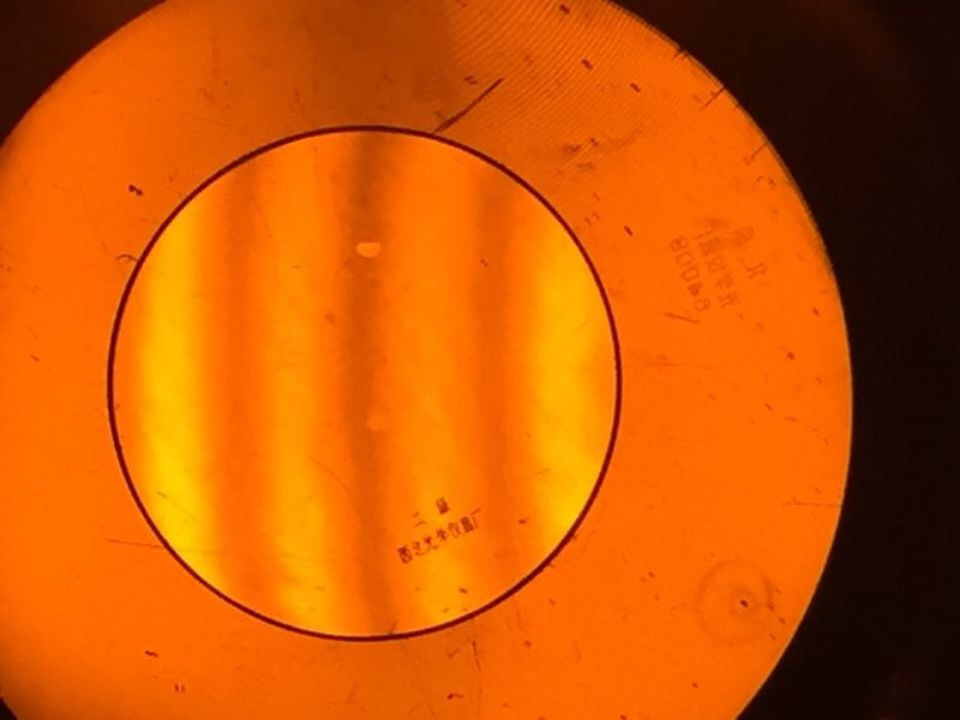
%> input picture photo/1.jpg, 960 x 720 px
$ octave main.m   (GNU Octave 9; MATLAB toolbox functions it lacks are replaced by stand-ins)
%> lines starting %> are read from the running program, lines starting %| are printed output that depends on the picture; in (x1, y1, x2, y2) boxes, pixels count from 0 and x2, y2 are one past the last pixel; in counts of white or black regions, pixels touching at a corner belong together; the program's own positions count from 1
### Circle_Region_seg.m
function out = Circle_Region_seg( bw )
% 提取感兴趣区域
% 发现图中的面积在250——300之间的圆形子区域
[c,r]=imfindcircles(bw,[250 300],'ObjectPolarity','dark','Sensitivity',.97);
figure;
subplot(131);
imshow(bw);
% 在原图中标记圆心为c半径为r的圆形区域
viscircles(c,r);
title('检测圆');

%提取圆形区域
ln=Circle_Region_Extract(bw,r,c);
subplot(132);
imshow(ln);
title('提取圆形区域')

% dimention = 540;
% radius = 270;
radius=ceil(r);      %半径
dimention=2*radius;
xx = zeros(dimention, dimention);
center_x = round(size(xx,1)/2); %xx的中心点坐标
center_y = round(size(xx,2)/2);
center_x1=floor(c(1,2));   %原图圆心坐标
center_y1=floor(c(1,1));
for i = 1: size(xx, 1)
    for j = 1: size(xx,2)
        temp = sqrt((i-center_x)^2+(j-center_y)^2);
        if(temp <= radius)
            xx(i, j) = ln(center_x1-radius+i+1,center_y1-radius+j+1);
        end
    end
end
% figure;
out=xx;
subplot(133);
imshow(out);
title('分割出来感兴趣区域');

end

### Circle_Region_Extract.m
function ln=Circle_Region_Extract(Image,Radius,Center)
if ~(abs(Center(1)-Radius)<0 & abs(Center(2)-Radius)<0)
    [m,n,z]=size(Image);
    [X,Y]=meshgrid(1:n,1:m);
    R_temp=sqrt((X-Center(1)).^2+(Y-Center(2)).^2);
    R_temp1=R_temp<=Radius;
    if(numel(size(Image))>2)
        R_Out=R_temp1.*im2double(Image(:,:,1));
        G_Out=R_temp1.*im2double(Image(:,:,2));
        B_Out=R_temp1.*im2double(Image(:,:,3));
        ln(:,:,1)=R_Out;
        ln(:,:,2)=G_Out;
        ln(:,:,3)=B_Out;
    else
        ln=R_temp1.*im2double(Image);
    end
else
    disp('exceed Radius');
end
% imshow(ln);

### Threshold_seg.m
function out = Threshold_seg( xx,radius )
%Threshold_seg( xx,radius )函数，一个自定义阈值分割函数
% 针对明暗度不同的感兴趣区域，将其划分开分别进行阈值分割
% xx是图像，radius是圆形感兴趣区域的半径

dimention=2*radius;   %直径
x1=zeros(radius,dimention);
for i=1:radius
    for j=1:dimention
        x1(i,j)=xx(i,j);
    end
end
% [4 lines of commented-out code are left out]

x2=zeros(radius,dimention);
for i=1:radius
    for j=1:dimention
        x2(i,j)=xx(i+radius,j);
    end
end
% subplot(234);
% imshow(x2);
% title('下半部分灰度图');
%%
%
%  阈值分割
%
I1=im2uint8(x1);  %把图像数据转为uint8类型
I2=im2uint8(x2);
% [8 lines of commented-out code are left out]

[width,height]=size(I1);
Image1=I1;
T1=140;     %手动设定一个转换阈值
for i=1:width
    for j=1:height
        if(I1(i,j)<T1)
            Image1(i,j)=0;
        else
            Image1(i,j)=1;
        end
    end
end
Image1=logical(uint8(round(Image1)));
% subplot(233);
% imshow(Image1),title('上半部分人工阈值进行分割');

[width,height]=size(I2);
Image2=I2;
T2=140;
for i=1:width
    for j=1:height
        if(I2(i,j)<T2)
            Image2(i,j)=0;
        else
            Image2(i,j)=1;
        end
    end
end
Image2=logical(uint8(round(Image2)));
% subplot(236);
% imshow(Image2),title('下半部分人工阈值进行分割');

M=zeros(dimention,dimention);
for i=1:radius
    for j=1:dimention
        M(i,j)=Image1(i,j);
    end
end

for i=1:radius
    for j=1:dimention
        M(i+radius,j)=Image2(i,j);
    end
end
out=M;
% [4 lines of commented-out code are left out]

end

### Center_Line_Extract.m
function ln = Center_Line_Extract( fo )
%UNTITLED Summary of this function goes here
%   Detailed explanation goes here
binaryImage = ~fo;

% Skeletonize
skeletonizedImage = bwmorph(binaryImage, 'skel', inf);
% distance transform.
Dist_Img = bwdist(~binaryImage);
% multiply
CenLine_Img = Dist_Img .* single(skeletonizedImage);
% binarize
T_level = 0.65;
CenLine_Img = uint8(255*im2bw(CenLine_Img, T_level));

% [24 lines of commented-out code are left out]
ln=logical(CenLine_Img );

end

### main.m
close all
clc
clear;
%%
% 读取图像
[filename, pathname] = uigetfile('*.jpg', '读取图片文件'); %选择图片文件
%> the answer given: photo/1.jpg
pathfile=fullfile(pathname, filename);  %获得图片路径
rgb=imread(pathfile);
%> rgb is the input picture: size 720x960x3 uint8; mean R, G, B 201.5, 87.5, 2.6
rgb=imresize(rgb,[720,960]);
[m,n,z]=size(rgb);
%> m = 720; n = 960; z = 3
% 灰度转换
if(z>2)
    bw=rgb2gray(rgb);
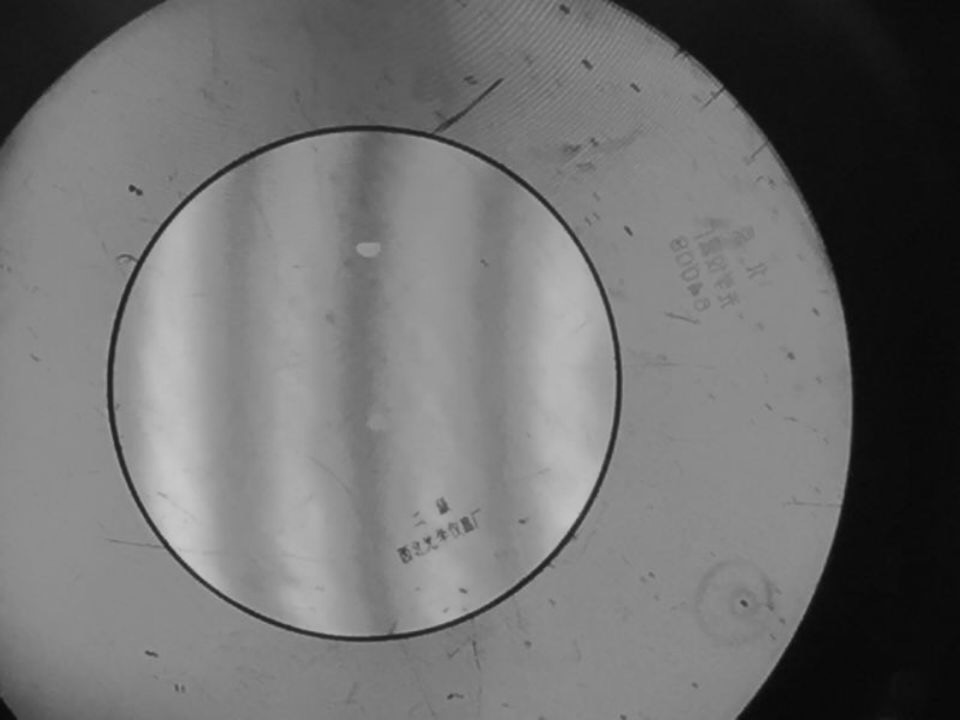
%> bw: size 720x960 uint8; min 7, max 200, mean 111.9
end
%%
% 提取感兴趣区域
xx = Circle_Region_seg( bw );
%> in Circle_Region_seg, `[c,r]=imfindcircles(bw,[250 300],'ObjectPolarity','dark','Sensitivity'..`: c = [365.2 384.3]; r = 257.6
%> in Circle_Region_Extract, `R_temp1=R_temp<=Radius;`:
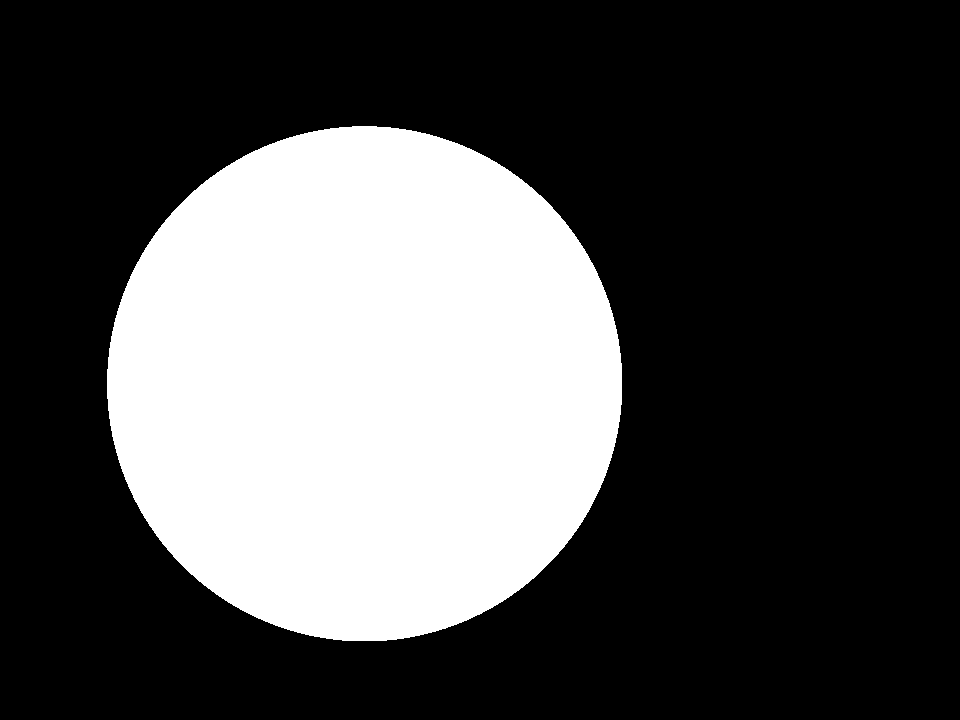
%> R_temp1: size 720x960 logical; 30.2% white; 1 white region, box (x1, y1, x2, y2) and area: (107, 126, 622, 641) 208539
%> in Circle_Region_seg, `radius=ceil(r);`: radius = 258
%> in Circle_Region_seg, `dimention=2*radius;`: dimention = 516
%> in Circle_Region_seg, `xx = zeros(dimention, dimention);`: xx: size 516x516 double; every value is 0
%> in Circle_Region_seg, `center_x1=floor(c(1,2));`: center_x1 = 384
%> in Circle_Region_seg, `center_y1=floor(c(1,1));`: center_y1 = 365
%> after the loop in Circle_Region_seg, `for i = 1: size(xx, 1)`:
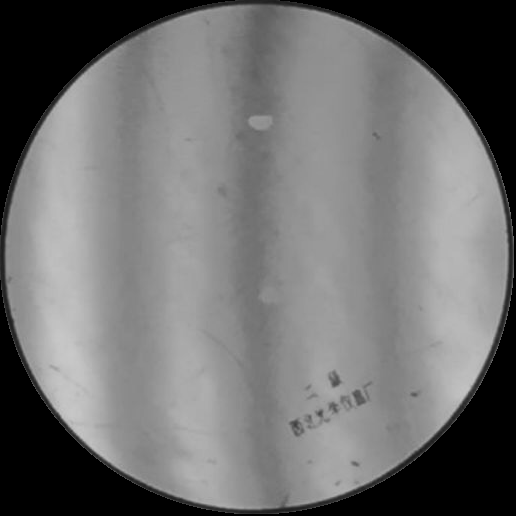
%> xx: size 516x516 double; min 0, max 0.784, mean 0.442
% [4 lines of commented-out code are left out]
%%
%  阈值分割
[m,n]=size(xx);
%> m = 516; n = 516
radius=m/2;
%> radius = 258
dimention=m;
%> dimention = 516
M=Threshold_seg( xx,radius );
%> after the loop in Threshold_seg, `for i=1:radius`:
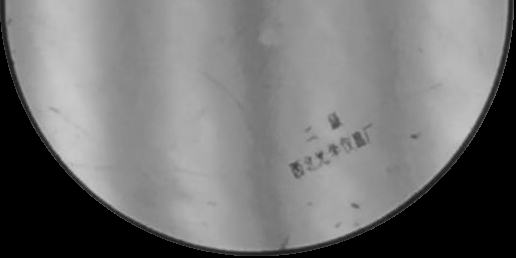
%> x2: size 258x516 double; min 0, max 0.784, mean 0.452
%> after the loop in Threshold_seg, `for i=1:width`: Image1: size 258x516 uint8; values 0 (black) and 1 (white), 46.9% white; 27 white regions (20 under 20 px), largest, box (x1, y1, x2, y2) and area: (142, 7, 232, 258) 16525, (280, 11, 364, 258) 16390, (7, 49, 117, 258) 15048
%> after the loop in Threshold_seg, `for i=1:width`:
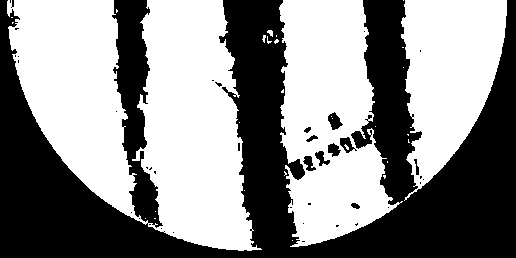
%> Image2: size 258x516 uint8; values 0 (black) and 1 (white), 54.5% white; 40 black regions (30 under 20 px), largest, box (x1, y1, x2, y2) and area: (0, 0, 516, 258) 59635, (328, 112, 343, 130) 156, (340, 137, 357, 153) 131
%> after the loop in Threshold_seg, `for i=1:radius`:
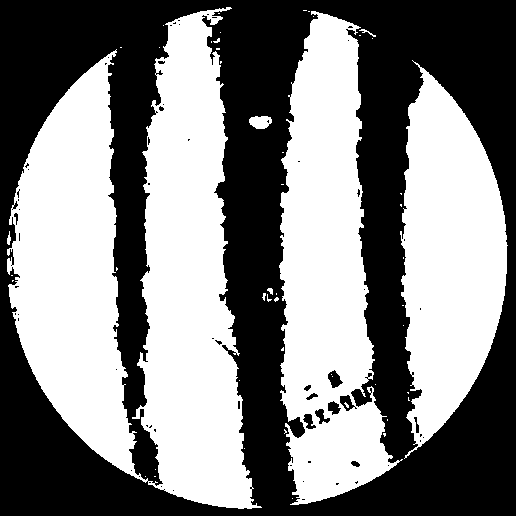
%> M: size 516x516 double; values 0 (black) and 1 (white), 50.7% white; 65 black regions (54 under 20 px), largest, box (x1, y1, x2, y2) and area: (0, 0, 516, 516) 130222, (328, 370, 343, 388) 156, (340, 395, 357, 411) 131

%%
%
%  形态学处理
%
% se=strel('square',5');%方型结构元素
se=strel('disk',9');%圆盘型结构元素
fc=imclose(M,se);%直接闭运算
%> fc: size 516x516 double; values 0 (black) and 1 (white), 52.9% white; 3 black regions, box (x1, y1, x2, y2) and area: (0, 0, 516, 516) 124015, (132, 436, 157, 476) 783, (124, 368, 145, 410) 725
fo=imopen(fc,se);%直接开运算
%> fo: size 516x516 double; values 0 (black) and 1 (white), 52.3% white; 1 black region, box (x1, y1, x2, y2) and area: (0, 0, 516, 516) 127134

%%
%
%  条纹中心线提取
%
fo4=Center_Line_Extract( fo );
%> in Center_Line_Extract, `skeletonizedImage = bwmorph(binaryImage, 'skel', inf);`: skeletonizedImage: size 516x516 logical; 1.9% white in thin lines or dots
%> in Center_Line_Extract, `CenLine_Img = Dist_Img .* single(skeletonizedImage);`:
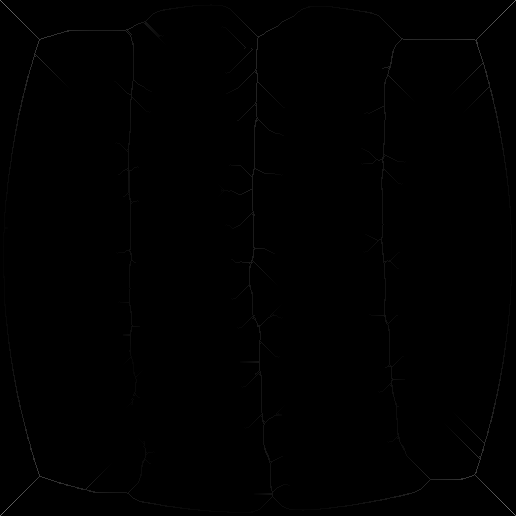
%> CenLine_Img: size 516x516 single; min 0, max 115.3, mean 0.4
%> in Center_Line_Extract, `CenLine_Img = uint8(255*im2bw(CenLine_Img, T_level));`: CenLine_Img: size 516x516 uint8; 1.9% white in thin lines or dots
[m,n]=size(fo4);
%去除不属于条纹中心线的部分
%> (the run ends here)
